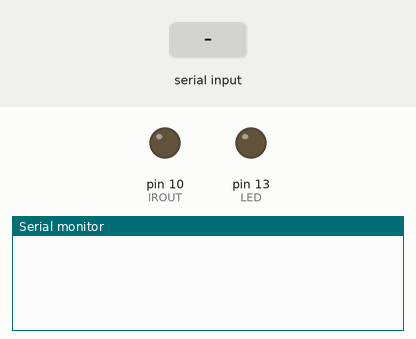
Simulated run of this sketch. Board: Arduino Mega 2560, built with avr-gcc and run on an emulated ATmega2560. On the bench: output pins drawn as LEDs (lit = HIGH), the last lines printed to the serial monitor. Inputs (shaded band) come from the test bench.

Above: at 1.2 s.
1.3 s: "fire\n" received over Serial
At 2.1 s:
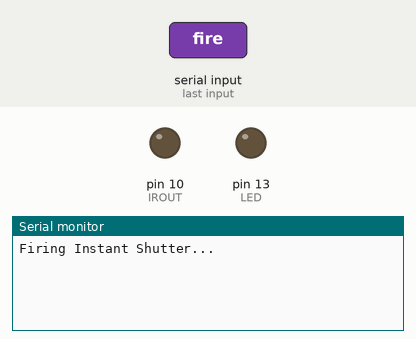
5.8 s: "delay\n" received over Serial
At 8.5 s:
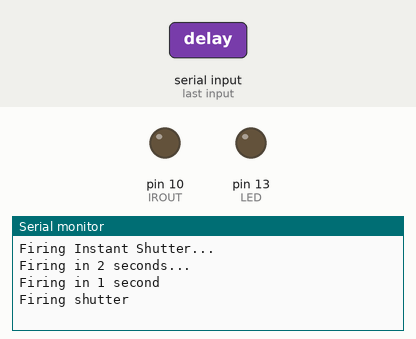

The sketch:

Canon_EOS_Arduino_IR_Shutter.ino
```cpp
/**
 * Camera_EOS_Arduino_IR_Shutter
 *
 * Allows an EOS camera to be remotely fired via IR
 * Provides commands to fire the shutter instantly, with a delay or at a set interval.
 * Parses commands sent to it via serial.
 *
 * Sends the same commands as the Canon RC-1 and RC-5 remotes
 * send 2 lots of 16 pulses seperated by 5.3 ms pause for 2 second delayed shutter
 * send 2 lots of 16 pulses seperated by 7.3 ms pause for instant shutter
 *
 * Tested with an EOS 60D and Arduino Mega 2560 board
 *
 * @author Matthew Goodson
 *
 * NOTE: Code to fire shutter was copied from a post on
 * http://arduino.cc/forum/index.php/topic,11167.0.html
 * This is all that I know about the guy that wrote it:
 * username : jaysee
 * website : http://www.wishlistbutler.com/
 */
extern volatile unsigned long timer0_millis; //timer0_millis is defined in wiring.c

#ifndef cbi // Definitions for setting and clearing register bits
#define cbi(sfr, bit) (_SFR_BYTE(sfr) &= ~_BV(bit))
#endif
#ifndef sbi
#define sbi(sfr, bit) (_SFR_BYTE(sfr) |= _BV(bit))
#endif

#define SYSCLOCK 16000000  // main system clock of Arduino Board (Hz)

#define IROUT 10    // pin 10 is OC2A output from TIMER2
#define LED 13

#define BURST_FREQUENCY 32600 //IR Burst Frequency in Hz

char command[30]; //
int charCount = 0; //

unsigned long time = 0;

unsigned int count = 3;
boolean toggle = LOW;

boolean wasLow = true;

unsigned long microseconds();
void setup_timer2(unsigned int freq);
uint8_t timer2top(unsigned int freq) ;

//#########################################################

void setup()
{
  pinMode(LED, OUTPUT);
  pinMode(IROUT, OUTPUT) ;

  Serial.begin(9600);

  setup_timer2(BURST_FREQUENCY);
}

//#########################################################

/*
 * Read from serial and when a newline is received parse the command.
 * Max command length is 30 chars
 *
 */
void loop() {

  //while there is serail to read read it into the command char array.
  while (Serial.available() > 0) {
    char c = (char) Serial.read();

    if (c == '\n') {
      //when a newline is hit then we have a command ready to be processed
      if (strcmp(command, "help") == 0) {
        //print out the commands that are available
        Serial.println();
        Serial.println("Available commands:");
        Serial.println("\tfire - fires shutter immediately");
        Serial.println("\tdelay <seconds (optional)>- fires shutter after <?> second delay (default 2 seconds)");
        Serial.println("\tinterval <seconds> <maxFireTimes (optional) - fires shutter every <?> seconds. Fire the shutter the number of times specified by 'maxFireTimes' if it is set otherwise never stop.");
        Serial.println();
      } else if (strcmp(command, "fire") == 0) {
        //fire the shutter immediatly
        Serial.println("Firing Instant Shutter...");
        fireShutter(true);
      } else if (strncmp(command, "delay", 5) == 0) {
        //fire the shutter after the specified delay. If no delay is specified then
        //fire after 2 second delay

        long delaySecs = 0;
        if (strlen(command) > 6) {
          //there is a delay period specified. Parse it
          delaySecs = strtol(&command[6], NULL, 0);
        } else {
          //no delay was specified - use the default delay of 2 seconds
          delaySecs = 2;
        }

        //only delays 2 seconds or above are valid
        if (delaySecs <= 1) {
          Serial.println("Specified delay was not valid. Delay must be >= 1 seconds.");
        }

        fireDelayShutter(delaySecs);
      } else if (strncmp(command, "interval", 8) == 0) {
        //fire the shutter at a given interval rate

        if (strlen(command) < 10) {
          Serial.println("You did not specify a valid interval.");
        } else {
          //parse the interval
          long interval = strtol(&command[9], NULL, 0);
          if (interval <= 0) {
            Serial.println("Specified interval was not valid. Interval must be >= 1 second.");
          } else {

            //check if there in a max fire amount specified
            int numDigits = floor(log10 (abs (interval)))+1;
            int maxFieTimes = strtol(&command[9+numDigits+1], NULL, 0);

            Serial.print("Firing Shutter at ");
            Serial.print(interval);
            Serial.println(" second intervals.");
            Serial.print("The shutter will fire ");
            Serial.print(maxFieTimes <= 0 ? "infinity" : String(maxFieTimes));
            Serial.println(maxFieTimes == 1 ? " time." : " times.");

            //fire the shutter at the parsed interval the specified number of times.
            //If maxFireTime is <= 0 then keep firing forever
            int fireCount = 0;
            while (maxFieTimes <= 0 || fireCount < maxFieTimes) {
              fireDelayShutter(interval);
              fireCount++;
            }
          }
        }
      } else {
        Serial.println("Did not understand command");
      }
      //reset command array
      command[0] = '\0';
      charCount = 0;
    } else {
      //add the parse char to the command array
      command[charCount] = c;
      command[charCount+1] = '\0';
      charCount++;
    }
  }
}

/*
 * Delay for specified amount of seconds before firing shutter.
 * If the delaySec's is >= 2 seconds then this will signal the shutter to fire using the 2 second delay signal.
 * This allows the user to see (via the light on the camera) that the shutter is
 * about to fire.
 *
 * This also prints out messages counting down to the time that the shutter will fire.
 */
void fireDelayShutter(int delaySecs) {

  if (delaySecs == 1) {
    //we need to fire the shutter without using the 2 second delay signal
    Serial.println("Firing in 1 second");
    delay(1000);
    Serial.println("Firing shutter");
    //use instant fire signal
    fireShutter(true);
    return;
  }

  for (int i=delaySecs; i>0; i--) {
    Serial.print("Firing in ");
    Serial.print(i);
    Serial.println(" seconds...");
    if (i == 2) {
      //fire delayed shutter (shutter will fire in 2 seconds)
      fireShutter(false);

      //wait 2 seconds for shutter to fire and then return
      delay(1000);
      Serial.println("Firing in 1 second");
      delay(1000);
      Serial.println("Firing shutter");
      return;
    }
    delay(1000);
  }
}

/*
 * Fire the shutter.
 *
 * @param instant if true send signal to fire shutter instantly
 * if false send signal to fire shutter with 2 second delay
 */
void fireShutter(boolean instant) {

  unsigned long pulses[] = {
    500,0,500          };
  if (instant) {
    //set delay between pulses to 7.3 ms which will cause the shutter to
    //fire instantly
    pulses[1] = 7300;
  }
  else {
    //set delay between pulses to 5.3 ms which will cause the shutter to
    //fire after 2 seconds delay
    pulses[1] = 5300;
  }

  TCNT0 = 0;
  time = microseconds();
  sbi(TCCR2A,COM2A0) ;   // connect pulse clock
  for(int i=0;i<count;i++)
  {
    time = time + pulses[i];
    while(microseconds()<time){
    };
    if(toggle)
    {
      sbi(TCCR2A,COM2A0) ;   // connect pulse clock
    }
    else
    {
      cbi(TCCR2A,COM2A0) ;   // disconnect pulse clock
    }
    toggle = !toggle;
  }
  toggle = LOW;
}

//#########################################################

// return TIMER2 TOP value per given desired frequency (Hz)
uint8_t timer2top(unsigned int freq)
{
  return((byte)((unsigned long)SYSCLOCK/2/freq) - 1) ;
}

void setup_timer2(unsigned int freq)
{
  cbi(TCCR2A,COM2A1); // disconnect OC2A for now (COM2A0 = 0)
  cbi(TCCR2A,COM2A0);

  cbi(TCCR2B,WGM22);  // CTC mode for TIMER2
  sbi(TCCR2A,WGM21);
  cbi(TCCR2A,WGM20);

  TCNT2 = 0;

  cbi(ASSR,AS2);  // use system clock for timer 2

    OCR2A = timer2top(freq);

  cbi(TCCR2B,CS22);  // TIMER2 prescale = 1
  cbi(TCCR2B,CS21);
  sbi(TCCR2B,CS20);

  cbi(TCCR2B,FOC2A);  // clear forced output compare bits
  cbi(TCCR2B,FOC2B);
}

unsigned long microseconds()
{
  return (timer0_millis * 1000 + 4*TCNT0);
}
```

Measured:
- after the input at 1.3 s, the serial monitor: prints a new line at once (image 1)
- after the input at 5.8 s, the serial monitor: prints a new line at once (image 2)
